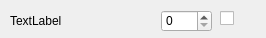
<?xml version="1.0" encoding="UTF-8"?>
<ui version="4.0">
 <class>customSpinner</class>
 <widget class="QWidget" name="customSpinner">
  <property name="geometry">
   <rect>
    <x>0</x>
    <y>0</y>
    <width>266</width>
    <height>38</height>
   </rect>
  </property>
  <property name="windowTitle">
   <string>Form</string>
  </property>
  <property name="tag" stdset="0">
   <string>outputname</string>
  </property>
  <widget class="QLabel" name="textLabel">
   <property name="geometry">
    <rect>
     <x>10</x>
     <y>10</y>
     <width>141</width>
     <height>21</height>
    </rect>
   </property>
   <property name="text">
    <string>TextLabel</string>
   </property>
  </widget>
  <widget class="QSpinBox" name="spinBox">
   <property name="geometry">
    <rect>
     <x>161</x>
     <y>10</y>
     <width>51</width>
     <height>22</height>
    </rect>
   </property>
   <property name="maximum">
    <number>999</number>
   </property>
  </widget>
  <widget class="QCheckBox" name="checkBox">
   <property name="geometry">
    <rect>
     <x>220</x>
     <y>10</y>
     <width>16</width>
     <height>17</height>
    </rect>
   </property>
   <property name="text">
    <string/>
   </property>
  </widget>
 </widget>
 <resources/>
 <connections/>
</ui>
